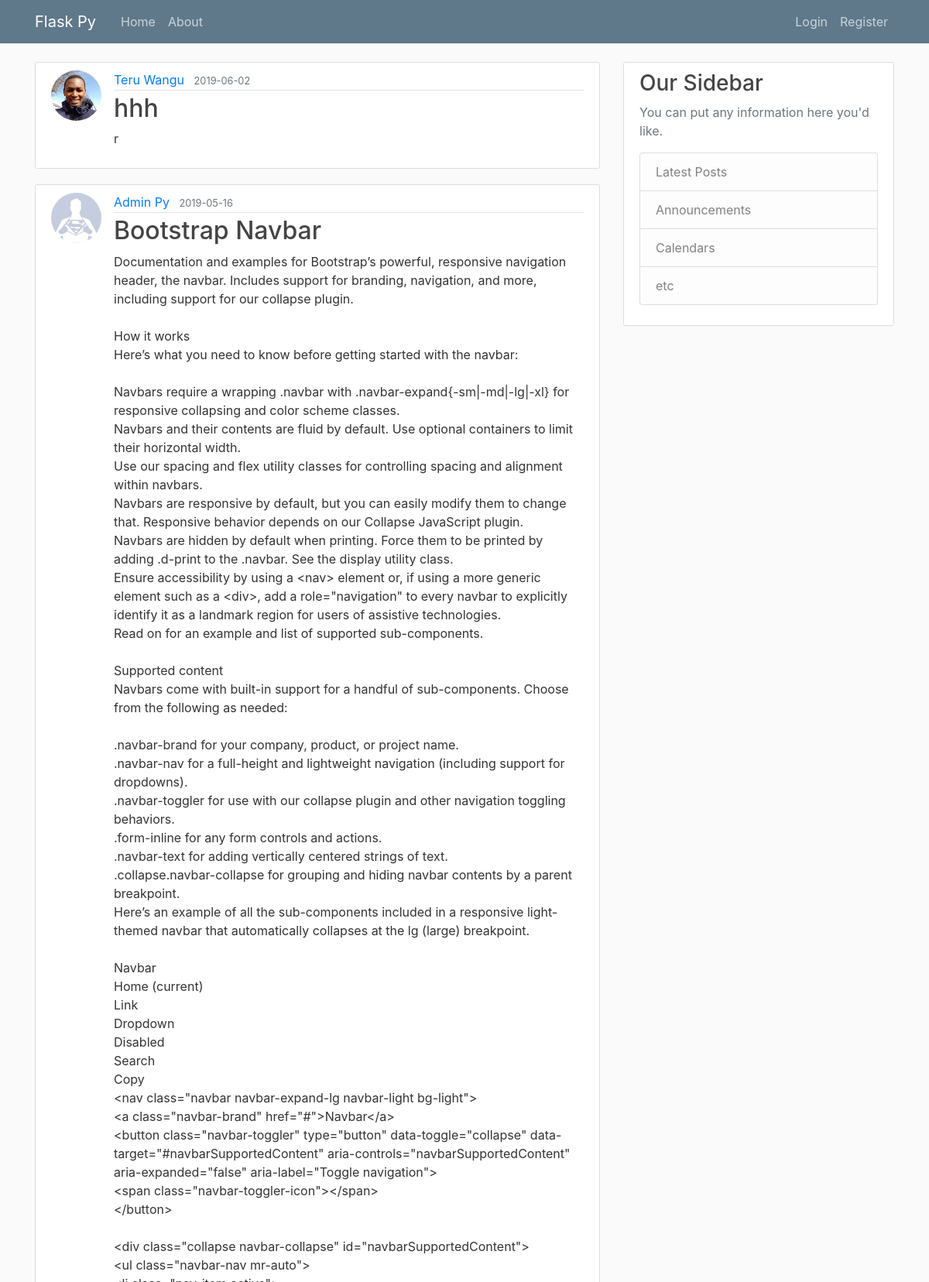
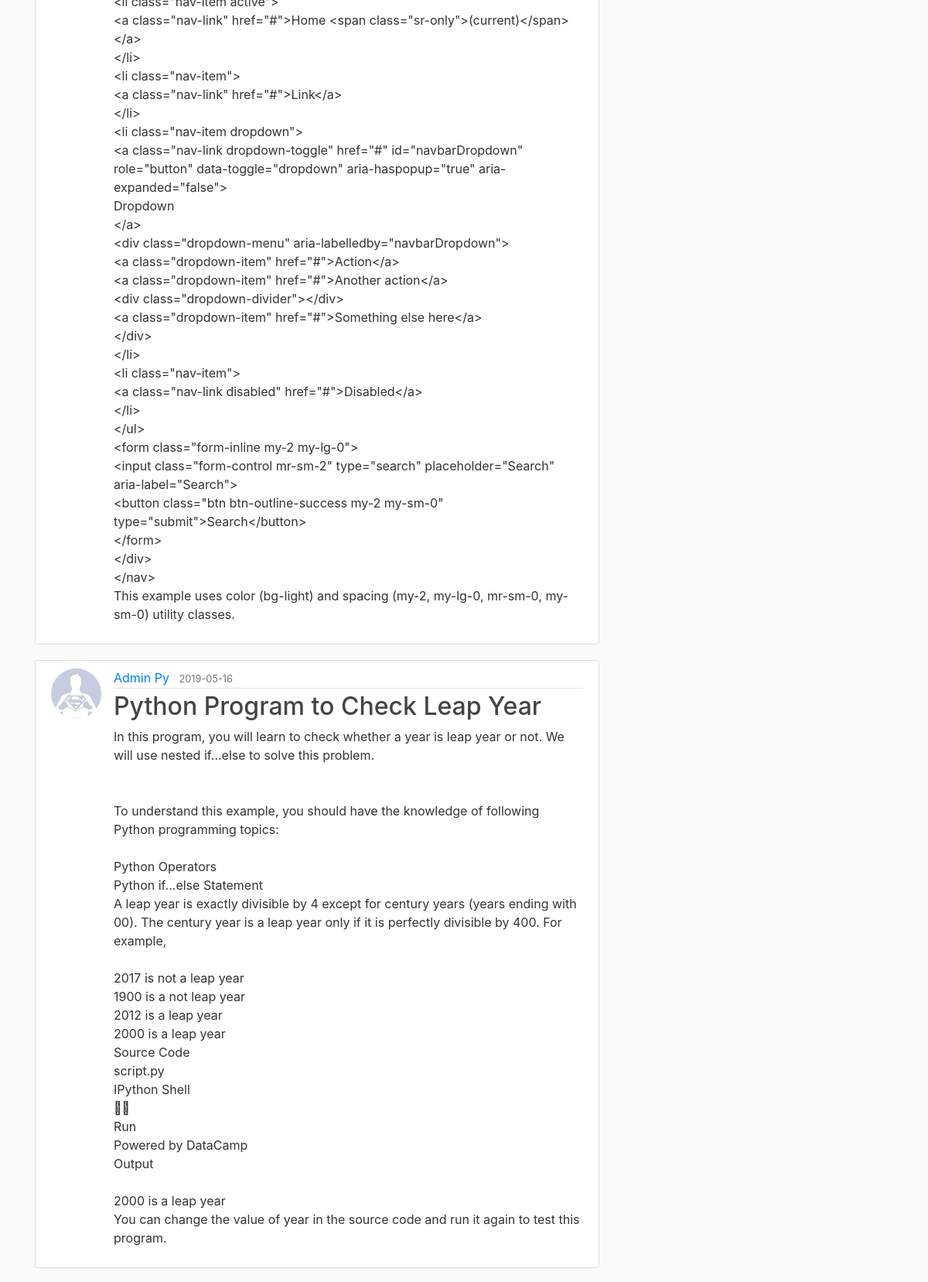
The page /home (upper part) on the database its author committed (2 pictures, top to bottom).
### flaskblog/models.py (models this page shows, shortened)
class Post(db.Model):
    id = db.Column(db.Integer, primary_key=True)
    title = db.Column(db.String(100), nullable=False)
    date_posted = db.Column(db.DateTime, nullable=False, default=datetime.utcnow)
    content = db.Column(db.Text, nullable=False)
    user_id = db.Column(db.Integer, db.ForeignKey('user.id'), nullable=False)

class User(db.Model, UserMixin):
    id = db.Column(db.Integer, primary_key=True)
    username = db.Column(db.String(20), unique=True, nullable=False)
    email = db.Column(db.String(120), unique=True, nullable=False)
    image_file = db.Column(db.String(20), nullable=False, default='default.jpg')
    password = db.Column(db.String(60), nullable=False)
    posts = db.relationship('Post', backref='author', lazy=True)

### flaskblog/main/routes.py (the view)
@main.route("/")
@main.route("/home")
def home():
    page = request.args.get('page', 1, type=int)
    posts = Post.query.order_by(Post.date_posted.desc()).paginate(page=page, per_page=5)
    return render_template('home.html', posts=posts)

### flaskblog/templates/home.html (shortened to what this page needs)
{% extends "layout.html" %}
{% block content %}
    {% for post in posts.items %}
        <article class="media content-section">
          <img class="rounded-circle article-img" src="{{ url_for('static', filename='profile_pics/' + post.author.image_file) }}">
          <div class="media-body">
            <div class="article-metadata">
              <a class="mr-2" href="{{ url_for('users.user_posts', username=post.author.username) }}">{{ post.author.username }}</a>
              <small class="text-muted">{{ post.date_posted.strftime('%Y-%m-%d') }}</small>
            </div>
            <h2><a class="article-title" href="{{ url_for('posts.post', post_id=post.id) }}">{{ post.title }}</a></h2>
            <p class="article-content">{{ post.content }}</p>
          </div>
        </article>
    {% endfor %}
{% endblock content %}

### flaskblog/static/main.css (style rules this page uses)
body { background: #fafafa; color: #333333; margin-top: 5rem; }
h1, h2, h3, h4, h5, h6 { color: #444444; }
.content-section { background: #ffffff; padding: 10px 20px; border: 1px solid #dddddd; border-radius: 3px; margin-bottom: 20px; }
.article-title { color: #444444; }
.article-content { white-space: pre-line; }
.article-img { height: 65px; width: 65px; margin-right: 16px; }
.article-metadata { padding-bottom: 1px; margin-bottom: 4px; border-bottom: 1px solid #e3e3e3 }

### flaskblog/static/error_style.css (style rules this page uses)
* { -webkit-box-sizing: border-box; box-sizing: border-box; }

### rows shown on the page
Post: image_file (picture), author.username "Teru Wangu", date_posted "2019-06-02", title "hhh", content "r"
Post: image_file (placeholder picture), author.username "Admin Py", date_posted "2019-05-16", title "Bootstrap Navbar", content "Documentation and examples for Bootstrap’s powerful, responsive navigation header, the navbar. Includes support for branding, navigation, and more, including support for our collapse plugin. How it works Here’s what you need to know before getting started with the navbar: Navbars require a wrapping .navbar with .navbar-expand{-sm|-md|-lg|-xl} for responsive collapsing and color scheme classes. Navbars and their contents are fluid by default. Use optional containers to limit their horizontal width. Use our spacing and flex utility classes for controlling spacing and alignment within navbars. Navbars are responsive by default, but you can easily modify them to change that. Responsive behavior…"
Post: image_file (placeholder picture), author.username "Admin Py", date_posted "2019-05-16", title "Python Program to Check Leap Year", content "In this program, you will learn to check whether a year is leap year or not. We will use nested if...else to solve this problem. To understand this example, you should have the knowledge of following Python programming topics: Python Operators Python if...else Statement A leap year is exactly divisible by 4 except for century years (years ending with 00). The century year is a leap year only if it is perfectly divisible by 400. For example, 2017 is not a leap year 1900 is a not leap year 2012 is a leap year 2000 is a leap year Source Code script.py IPython Shell \u0001\u0001 Run Powered by DataCamp Output 2000 is a leap year You can change the value of year in the source code and run it again to test…"
